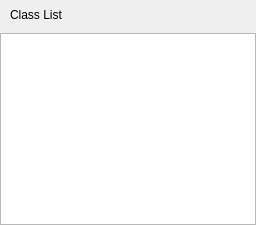
                 <widget class="QWidget" name="Model_Class" native="true">
                  <property name="sizePolicy">
                   <sizepolicy hsizetype="Preferred" vsizetype="Preferred">
                    <horstretch>0</horstretch>
                    <verstretch>3</verstretch>
                   </sizepolicy>
                  </property>
                  <layout class="QVBoxLayout" name="verticalLayout_12">
                   <property name="leftMargin">
                    <number>0</number>
                   </property>
                   <property name="topMargin">
                    <number>0</number>
                   </property>
                   <property name="rightMargin">
                    <number>0</number>
                   </property>
                   <property name="bottomMargin">
                    <number>0</number>
                   </property>
                   <item>
                    <widget class="QWidget" name="Model_Class_TopBar" native="true">
                     <property name="sizePolicy">
                      <sizepolicy hsizetype="Preferred" vsizetype="Fixed">
                       <horstretch>0</horstretch>
                       <verstretch>0</verstretch>
                      </sizepolicy>
                     </property>
                     <layout class="QHBoxLayout" name="horizontalLayout_14">
                      <property name="spacing">
                       <number>0</number>
                      </property>
                      <property name="leftMargin">
                       <number>10</number>
                      </property>
                      <property name="topMargin">
                       <number>5</number>
                      </property>
                      <property name="rightMargin">
                       <number>0</number>
                      </property>
                      <property name="bottomMargin">
                       <number>2</number>
                      </property>
                      <item>
                       <widget class="QLabel" name="lab_class_list">
                        <property name="sizePolicy">
                         <sizepolicy hsizetype="Preferred" vsizetype="Preferred">
                          <horstretch>0</horstretch>
                          <verstretch>1</verstretch>
                         </sizepolicy>
                        </property>
                        <property name="text">
                         <string>Class List</string>
                        </property>
                       </widget>
                      </item>
                      <item>
                       <spacer name="spa_model_class">
                        <property name="orientation">
                         <enum>Qt::Horizontal</enum>
                        </property>
                        <property name="sizeHint" stdset="0">
                         <size>
                          <width>40</width>
                          <height>20</height>
                         </size>
                        </property>
                       </spacer>
                      </item>
                     </layout>
                    </widget>
                   </item>
                   <item>
                    <widget class="QTableWidget" name="tableWidget_class">
                     <property name="showGrid">
                      <bool>false</bool>
                     </property>
                     <attribute name="horizontalHeaderCascadingSectionResizes">
                      <bool>false</bool>
                     </attribute>
                     <attribute name="horizontalHeaderStretchLastSection">
                      <bool>false</bool>
                     </attribute>
                     <attribute name="verticalHeaderStretchLastSection">
                      <bool>false</bool>
                     </attribute>
                    </widget>
                   </item>
                  </layout>
                 </widget>
